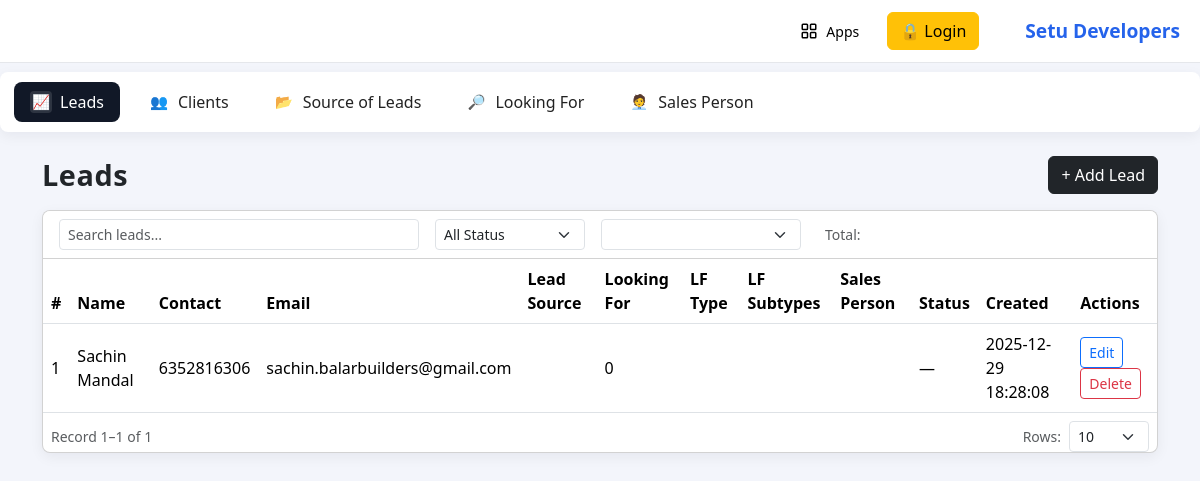
The app's page /admin/leads/leads.php, older data.
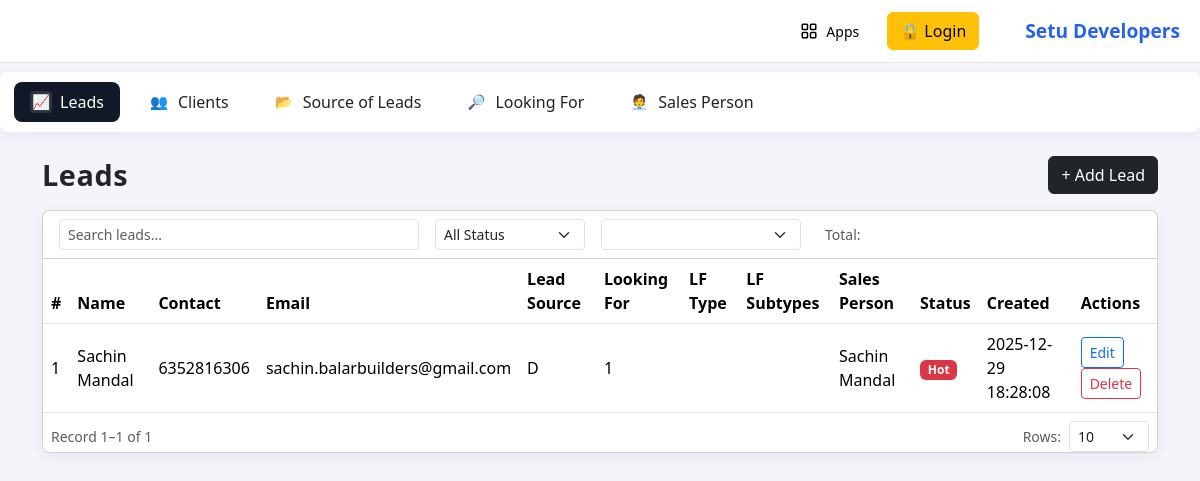
The same page, newer data.
### tables this page shows
CREATE TABLE IF NOT EXISTS `leads` (
  `id` int NOT NULL AUTO_INCREMENT,
  `name` varchar(100) NOT NULL,
  `contact_number` varchar(20) NOT NULL,
  `email` varchar(100) DEFAULT NULL,
  `looking_for_id` int DEFAULT NULL,
  `lead_source_id` int DEFAULT NULL,
  `sales_person` varchar(100) DEFAULT NULL,
  `profile` varchar(50) DEFAULT NULL,
  `pincode` varchar(10) DEFAULT NULL,
  `city` varchar(50) DEFAULT NULL,
  `state` varchar(50) DEFAULT NULL,
  `country` varchar(50) DEFAULT NULL,
  `reference` varchar(100) DEFAULT NULL,
  `purpose` varchar(100) DEFAULT NULL,
  `lead_status` enum('Hot','Warm','Cold') DEFAULT 'Warm',
  `notes` text,
  `created_at` datetime DEFAULT CURRENT_TIMESTAMP,
  `updated_at` datetime DEFAULT CURRENT_TIMESTAMP ON UPDATE CURRENT_TIMESTAMP,
  PRIMARY KEY (`id`),
  KEY `looking_for_id` (`looking_for_id`),
  KEY `lead_source_id` (`lead_source_id`)
);

CREATE TABLE IF NOT EXISTS `lead_sources` (
  `id` int NOT NULL AUTO_INCREMENT,
  `name` varchar(191) NOT NULL,
  `description` text,
  `status` tinyint(1) DEFAULT '1',
  `created_at` datetime DEFAULT CURRENT_TIMESTAMP,
  `updated_at` datetime DEFAULT CURRENT_TIMESTAMP ON UPDATE CURRENT_TIMESTAMP,
  PRIMARY KEY (`id`),
  KEY `idx_lead_sources_name` (`name`)
);

### admin/leads/leads_list_fragment.php (the view, shortened to what this page needs)
<?php
include_once __DIR__ . '/../config/db.php';
$page = isset($_GET['page']) ? max(1, intval($_GET['page'])) : 1;
$per_page = isset($_GET['per_page']) ? max(1, intval($_GET['per_page'])) : 10;
$offset = ($page - 1) * $per_page;
$where_sql = '';
$hasName = false; $hasTitle = false;
$col = $con->query("SHOW COLUMNS FROM lead_sources LIKE 'name'"); if ($col && $col->num_rows) $hasName = true;
$selectSourceExpr = '';
if ($hasName && $hasTitle) {
  $selectSourceExpr = "COALESCE(ls.name, ls.title) AS source_name";
} elseif ($hasName) {
  $selectSourceExpr = "ls.name AS source_name";
} elseif ($hasTitle) {
  $selectSourceExpr = "ls.title AS source_name";
} else {
  $selectSourceExpr = "ls.id AS source_name";
}
$countRes = $con->query("SELECT COUNT(*) AS c FROM leads l" . $where_sql);
$totalCount = 0;
if ($countRes && $countRes->num_rows){ $r = $countRes->fetch_assoc(); $totalCount = (int)($r['c'] ?? 0); }
$con->query("CREATE TABLE IF NOT EXISTS lead_looking_for_types (id INT AUTO_INCREMENT PRIMARY KEY, looking_for_id INT NOT NULL, name VARCHAR(255))");
$con->query("CREATE TABLE IF NOT EXISTS lead_looking_for_type_subtypes (id INT AUTO_INCREMENT PRIMARY KEY, type_id INT NOT NULL, name VARCHAR(255))");
$hasLfType = false; $hasLfSub = false;
$selectLFType = $hasLfType ? "(SELECT name FROM lead_looking_for_types t2 WHERE t2.id = l.looking_for_type_id LIMIT 1) AS looking_for_type_name" : "'' AS looking_for_type_name";
$selectLFSub = $hasLfSub ? "(SELECT GROUP_CONCAT(DISTINCT st.name ORDER BY st.id SEPARATOR ', ') FROM lead_looking_for_type_subtypes st WHERE l.looking_for_subtypes IS NOT NULL AND l.looking_for_subtypes <> '' AND FIND_IN_SET(st.id, l.looking_for_subtypes)) AS looking_for_subtypes_names" : "'' AS looking_for_subtypes_names";
$res = $con->query(
  "SELECT l.*, " . $selectSourceExpr . ", " . $selectLFType . ", " . $selectLFSub . " FROM leads l LEFT JOIN lead_sources ls ON l.lead_source_id = ls.id " . $where_sql . " ORDER BY l.id DESC LIMIT " . (int)$offset . "," . (int)$per_page
);
function col($row, $k){
    return isset($row[$k]) ? htmlspecialchars($row[$k]) : '';
}
?>
<div class="table-responsive">
  <table class="table table-hover align-middle mb-0" id="leadsTable">
    <thead>
      <tr>
        <th>#</th>
        <th>Name</th>
        <th>Contact</th>
        <th>Email</th>
        <th>Lead Source</th>
        <th>Looking For</th>
        <th>LF Type</th>
        <th>LF Subtypes</th>
        <th>Sales Person</th>
        <th>Status</th>
        <th>Created</th>
        <th>Actions</th>
      </tr>
    </thead>
    <tbody>
    <?php if ($res && $res->num_rows):
        while ($row = $res->fetch_assoc()): ?>
      <tr data-id="<?= col($row,'id') ?>">
        <td><?= col($row,'id') ?></td>
        <td><?= col($row,'name') ?></td>
        <td><?= col($row,'contact_number') ?></td>
        <td><?= col($row,'email') ?></td>
        <td><?= col($row,'source_name') ?></td>
        <td><?= col($row,'looking_for_id') ?></td>
        <td><?= col($row,'looking_for_type_name') ?></td>
        <td><?= col($row,'looking_for_subtypes_names') ?></td>
        <td><?= col($row,'sales_person') ?></td>
        <?php
          $rawStatus = isset($row['lead_status']) ? strtolower(trim($row['lead_status'])) : '';
          $label = $rawStatus ? ucfirst($rawStatus) : '—';
          $badgeClass = '';
          if ($rawStatus === 'hot') {
            $badgeClass = 'badge bg-danger';
          } elseif ($rawStatus === 'warm' || $rawStatus === 'warn') {
            $badgeClass = 'badge bg-warning text-dark';
          } elseif ($rawStatus === 'cold') {
            $badgeClass = 'badge bg-primary';
          }
        ?>
        <td>
          <?php if ($badgeClass): ?>
            <span class="<?= $badgeClass ?>"><?= htmlspecialchars($label) ?></span>
          <?php else: ?>
            <?= htmlspecialchars($label) ?>
          <?php endif; ?>
        </td>
        <td><?= col($row,'created_at') ?></td>
        <td>
          <button class="btn btn-sm btn-outline-primary btn-edit-lead" data-lead-id="<?= col($row,'id') ?>">Edit</button>
          <button class="btn btn-sm btn-outline-danger btn-delete-lead">Delete</button>
        </td>
      </tr>
    <?php endwhile; else: ?>
      <tr><td colspan="12">No leads found.</td></tr>
    <?php endif; ?>
    </tbody>
  </table>
</div>
<?php
$startRec = $totalCount > 0 ? ($offset + 1) : 0;
$endRec = $totalCount > 0 ? ($offset + ($res ? $res->num_rows : 0)) : 0;
?>
<div class="d-flex justify-content-between align-items-center mt-2 px-2">
  <div class="small text-muted">Record <?php echo $startRec; ?>–<?php echo $endRec; ?> of <?php echo $totalCount; ?></div>
  <div class="d-flex align-items-center gap-2">
    <label class="small text-muted mb-0">Rows:</label>
    <select id="leadPerPageFooter" class="form-select form-select-sm" style="width:80px;">
      <option value="10" <?php if($per_page==10) echo 'selected'; ?>>10</option>
    </select>
  </div>
</div>

Row changes from the older to the newer data that the page shows:
changed leads "Sachin Mandal": lead_source.name (not shown) → "D"; looking_for "0" → "1"; sales_person (not shown) → "Sachin Mandal"; lead_status "—" → "Hot"
